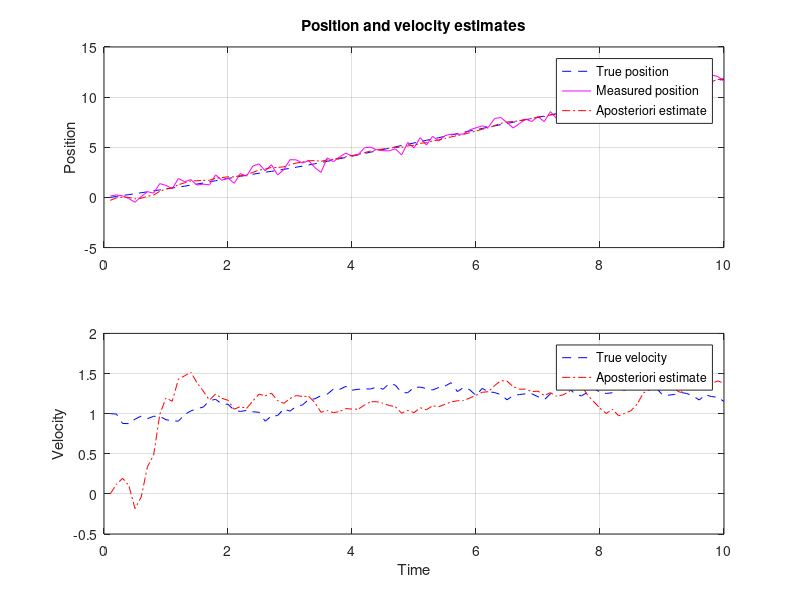
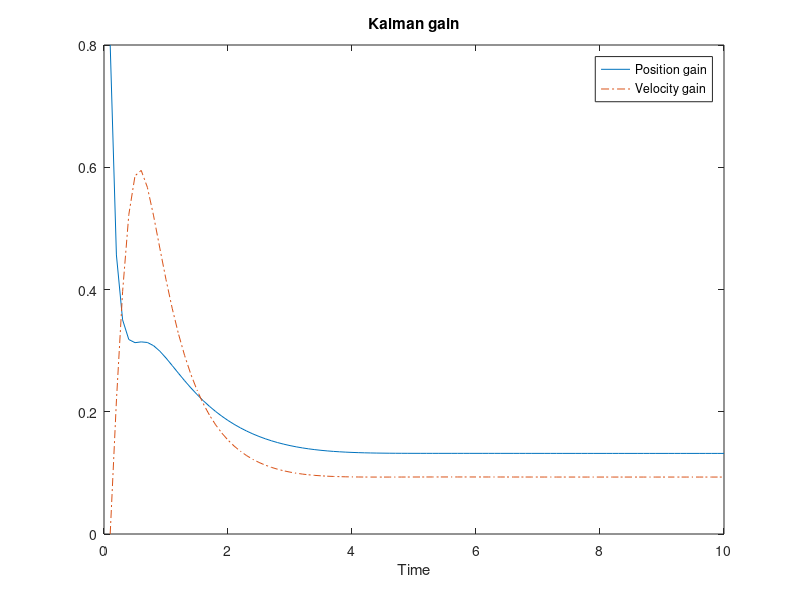
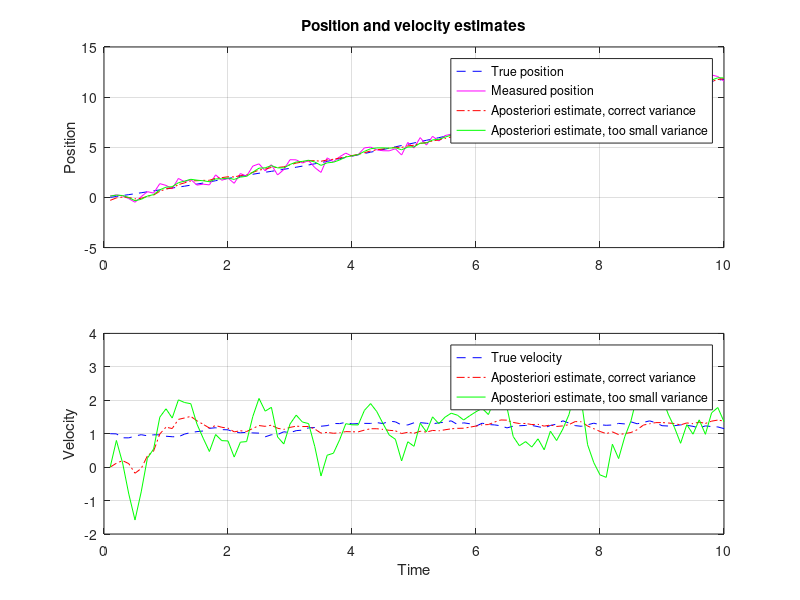
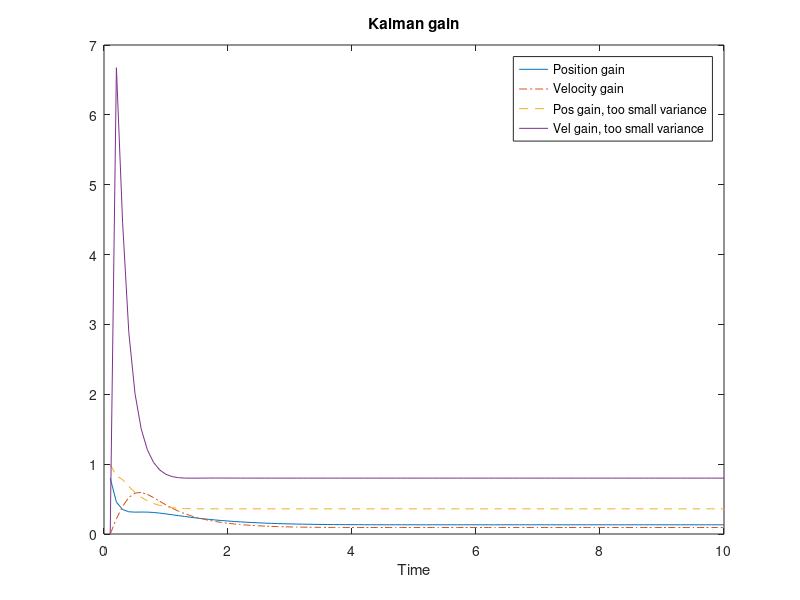

Write MATLAB code to recreate these figures, in order.
echo on
T=0.1; % Sampling interval
simtime=10; % Simulation time
samples=simtime/T;	%number of samples
x=zeros([2, samples+1]);
A=[1 T;0 1]; % System Matrix
D=[T^2/2 T]'; % System Noise Matrix
C=[1 0]; % Measurement Matrix
q=0.25;	% Process noise variance
R1=D*q*D';  % Noise covariance
r2=0.25; % Measurement noise 
x=zeros([2 samples]);
x(:,1)=[0  1]';  % Initial state vector 

%simulation of system
for i = 1:samples
   x(:,i+1)=A*x(:,i)+D*sqrt(q)*randn;
   y(i)= C*x(:,i)+sqrt(r2)*randn;
   echo off
end;

echo on

% Initialization of the Kalman Filter
pause 
xk_k=zeros([2, samples]);
xk_k1=zeros([2 samples+1]);
xk_k1(:,1) = [-2 0]'; % initial apriori state estimate 
Pkk1=zeros([2 2 samples]);
Pkk=zeros([2 2 samples]);
Pkk1(:,:,1)=eye(2);
% The Kalman Filter
pause
for i=1:samples,
   K(:,i)=Pkk1(:,:,i)*C'*inv(C*Pkk1(:,:,i)*C' + r2); %Kalman gain
   Pkk(:,:,i)=Pkk1(:,:,i)-Pkk1(:,:,i)*C'*inv(C*Pkk1(:,:,i)*C'+r2)*C*Pkk1(:,:,i); %Covariance of aposteriori estimate
   xk_k(:,i)=xk_k1(:,i)+K(:,i)*(y(i)-C*xk_k1(:,i)); %aposteriori estimate
   xk_k1(:,i+1)=A*xk_k(:,i); %apriori estimate
   Pkk1(:,:,i+1)=A*Pkk(:,:,i)*A'+R1; %covariance of apriori estimate
   echo off
end
echo on
%plotting of variables

pause
t = T*[1:samples];
figure(1);
subplot(211), 
plot(t,x(1,1:samples),'b--',t,y(1:samples),'m-',t,xk_k(1,:),'r-.')
grid
legend('True position','Measured position','Aposteriori estimate')
ylabel('Position')
title('Position and velocity estimates')
subplot(212), 
plot(t,x(2,1:samples),'b--',t,xk_k(2,:),'r-.')
grid
ylabel('Velocity')
legend('True velocity','Aposteriori estimate')
xlabel('Time')

%plotting of K(k)
%pause

figure(2)
plot(t,K(1,:),'-',t,K(2,:),'-.')
title('Kalman gain')
xlabel('Time')
legend('Position gain','Velocity gain')

%assumed variance of measurement noise smaller than it is

r2=0.0025;

pause

echo on
% Initialization of the Kalman Filter
%pause 
xk2_k=zeros([2, samples]);
xk2_k1=zeros([2 samples+1]);
xk2_k1(:,1) = [-2 0]'; % initial apriori state estimate 
Pkk21=zeros([2 2 samples]);
Pkk2=zeros([2 2 samples]);
Pkk21(:,:,1)=eye(2);
% The Kalman Filter
for i=1:samples,
   K2(:,i)=Pkk21(:,:,i)*C'*inv(C*Pkk21(:,:,i)*C' + r2); %Kalman gain
   Pkk2(:,:,i)=Pkk21(:,:,i)-Pkk21(:,:,i)*C'*inv(C*Pkk21(:,:,i)*C'+r2)*C*Pkk21(:,:,i); %Covariance of aposteriori estimate
   xk2_k(:,i)=xk2_k1(:,i)+K2(:,i)*(y(i)-C*xk2_k1(:,i)); %aposteriori estimate
   xk2_k1(:,i+1)=A*xk2_k(:,i); %apriori estimate
   Pkk21(:,:,i+1)=A*Pkk2(:,:,i)*A'+R1; %covariance of apriori estimate
   echo off
end

echo on

%plotting of estimates
pause
t = T*[1:samples];

figure(3);

subplot(211), 
plot(t,x(1,1:samples),'b--',t,y(1:samples),'m-',t,xk_k(1,:),'r-.',t,xk2_k(1,:),'g-')
grid
legend('True position','Measured position','Aposteriori estimate, correct variance','Aposteriori estimate, too small variance')
ylabel('Position')
title('Position and velocity estimates')
subplot(212), 
plot(t,x(2,1:samples),'b--',t,xk_k(2,:),'r-.',t,xk2_k(2,:),'g-')
grid
ylabel('Velocity')
legend('True velocity','Aposteriori estimate, correct variance','Aposteriori estimate, too small variance')
xlabel('Time')

%plotting of K(k)


figure(4)

subplot(111)
plot(t,K(1,:),'-',t,K(2,:),'-.',t,K2(1,:),'--',t,K2(2,:),'-')
title('Kalman gain')
xlabel('Time')
legend('Position gain','Velocity gain','Pos gain, too small variance','Vel gain, too small variance') 

%assumed variance of measurement noise larger than it is

r2=25;
pause

echo on
% Initialization of the Kalman Filter

xk2_k=zeros([2, samples]);
xk2_k1=zeros([2 samples+1]);
xk2_k1(:,1) = [-2 0]'; % initial apriori state estimate 
Pkk21=zeros([2 2 samples]);
Pkk2=zeros([2 2 samples]);
Pkk21(:,:,1)=eye(2);
% The Kalman Filter
for i=1:samples,
   K2(:,i)=Pkk21(:,:,i)*C'*inv(C*Pkk21(:,:,i)*C' + r2); %Kalman gain
   Pkk2(:,:,i)=Pkk21(:,:,i)-Pkk21(:,:,i)*C'*inv(C*Pkk21(:,:,i)*C'+r2)*C*Pkk21(:,:,i); %Covariance of aposteriori estimate
   xk2_k(:,i)=xk2_k1(:,i)+K2(:,i)*(y(i)-C*xk2_k1(:,i)); %aposteriori estimate
   xk2_k1(:,i+1)=A*xk2_k(:,i); %apriori estimate
   Pkk21(:,:,i+1)=A*Pkk2(:,:,i)*A'+R1; %covariance of apriori estimate
   echo off
end

echo on

%plotting of estimates
pause
t = T*[1:samples];

figure(5);

subplot(211), 
plot(t,x(1,1:samples),'b--',t,y(1:samples),'m-',t,xk_k(1,:),'r-.',t,xk2_k(1,:),'g-')
grid
legend('True position','Measured position','Aposteriori estimate','Too large variance')
ylabel('Position')
title('Position and velocity estimates. Assume variance of measurement noise too large.')
subplot(212), 
plot(t,x(2,1:samples),'b--',t,xk_k(2,:),'r-.',t,xk2_k(2,:),'g-')
grid
ylabel('Velocity')
legend('True velocity','Aposteriori estimate','Too large variance')
xlabel('Time')

%plotting of K(k)


figure(6)

subplot(111)
plot(t,K(1,:),'-',t,K(2,:),'-.',t,K2(1,:),'--',t,K2(2,:),'-')
title('Kalman gain. Assume variance of measurement noise too large')
xlabel('Time')
legend('Position gain','Velocity gain','Pos gain, too large variance','Vel gain, too large variance')



%assumed variance of initial state smaller than it is

r2=0.25;

echo on
% Initialization of the Kalman Filter
%pause 
xk2_k=zeros([2, samples]);
xk2_k1=zeros([2 samples+1]);
xk2_k1(:,1) = [-2 0]'; % initial apriori state estimate 
Pkk21=zeros([2 2 samples]);
Pkk2=zeros([2 2 samples]);
Pkk21(:,:,1)=0.01*eye(2);
pause
% The Kalman Filter
for i=1:samples,
   K2(:,i)=Pkk21(:,:,i)*C'*inv(C*Pkk21(:,:,i)*C' + r2); %Kalman gain
   Pkk2(:,:,i)=Pkk21(:,:,i)-Pkk21(:,:,i)*C'*inv(C*Pkk21(:,:,i)*C'+r2)*C*Pkk21(:,:,i); %Covariance of aposteriori estimate
   xk2_k(:,i)=xk2_k1(:,i)+K2(:,i)*(y(i)-C*xk2_k1(:,i)); %aposteriori estimate
   xk2_k1(:,i+1)=A*xk2_k(:,i); %apriori estimate
   Pkk21(:,:,i+1)=A*Pkk2(:,:,i)*A'+R1; %covariance of apriori estimate
   echo off
end

echo on

%plotting of estimates
pause

t = T*[1:samples];
figure(7);
subplot(211), 
plot(t,x(1,1:samples),'b--',t,y(1:samples),'m-',t,xk_k(1,:),'r-.',t,xk2_k(1,:),'g-')
grid
legend('True position','Measured position','Aposteriori estimate','Too small initial variance')
ylabel('Position')
title('Position and velocity estimates. Too small variance of initial state')
subplot(212), 
plot(t,x(2,1:samples),'b--',t,xk_k(2,:),'r-.',t,xk2_k(2,:),'g-')
grid
ylabel('Velocity')
legend('True velocity','Aposteriori estimate','Too small initial variance')
xlabel('Time')

%plotting of K(k)


figure(8)
subplot(111)
plot(t,K(1,:),'-',t,K(2,:),'-.',t,K2(1,:),'--',t,K2(2,:),'-')
title('Kalman gain, Too small initial variance')
xlabel('Time')
legend('Position gain','Velocity gain','Pos gain, Too small initial variance','Vel gain, Too small initial variance')



%Stationary Kalman filter
r2=0.25;

Kstat=K2(:,samples);
pause
echo on
% Initialization of the Kalman Filter
%pause 
xk2_k=zeros([2, samples]);
xk2_k1=zeros([2 samples+1]);
xk2_k1(:,1) = [-2 0]'; % initial apriori state estimate 
% The Kalman Filter
%pause
for i=1:samples,
   xk2_k(:,i)=xk2_k1(:,i)+Kstat*(y(i)-C*xk2_k1(:,i)); %aposteriori estimate
   xk2_k1(:,i+1)=A*xk2_k(:,i); %apriori estimate
   echo off
end

echo on

%plotting of estimates
pause

t = T*[1:samples];
figure(9);
subplot(211), 
plot(t,x(1,1:samples),'b--',t,y(1:samples),'m-',t,xk_k(1,:),'r-.',t,xk2_k(1,:),'g-')
grid
legend('True position','Measured position','Aposteriori estimate','Stationary KF')
ylabel('Position')
title('Position and velocity estimates. Stationary Kalman filter')
subplot(212), 
plot(t,x(2,1:samples),'b--',t,xk_k(2,:),'r-.',t,xk2_k(2,:),'g-')
grid
ylabel('Velocity')
legend('True velocity','Aposteriori estimate','Stationary KF')
xlabel('Time')


%plotting of K(k)


figure(10)
subplot(111)
plot(t,K(1,:),'-',t,K(2,:),'-.',t,Kstat(1)*ones([samples, 1]),'--',t,Kstat(2)*ones([samples, 1]),'-')
title('Kalman gain')
xlabel('Time')
legend('Position gain','Velocity gain','Pos gain, stationary KF','Vel gain, stationary KF')

echo off


